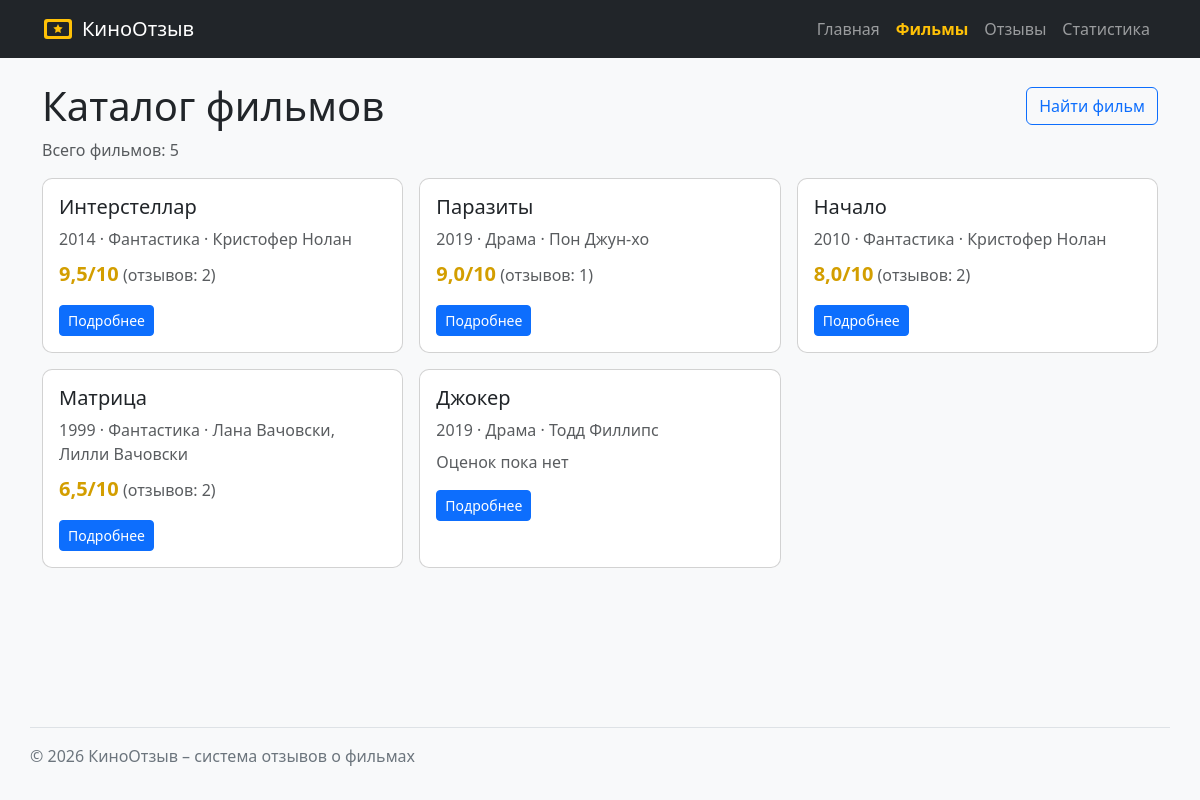
Page /movies/ on the committed database.
### catalog/views.py (the view)
# urls.py: path("", views.movie_list, name="list"),
def movie_list(request: HttpRequest) -> HttpResponse:
    context = {
        "movies": fetch_all(MOVIE_LIST_SQL),
    }
    return render(request, "catalog/movie_list.html", context)

### db/database.py (called while the page is built)
def get_connection(db_path: Path | str | None = None) -> sqlite3.Connection:
    conn = sqlite3.connect(db_path or DB_PATH)
    conn.row_factory = sqlite3.Row
    conn.execute("PRAGMA foreign_keys = ON")
    return conn

def fetch_all(sql: str, params: tuple | list = ()) -> list[sqlite3.Row]:
    conn = get_connection()
    try:
        return conn.execute(sql, params).fetchall()
    finally:
        conn.close()

### catalog/templates/catalog/movie_list.html (shortened to what this page needs)
{% extends "base.html" %}
{% block content %}
  <div class="d-flex flex-wrap justify-content-between align-items-center mb-2">
    <h1 class="mb-0">Каталог фильмов</h1>
    <a href="{% url 'catalog:search' %}" class="btn btn-outline-primary">Найти фильм</a>
  </div>
  <p class="text-muted">Всего фильмов: {{ movies|length }}</p>
  <div class="row g-3">
    {% for movie in movies %}
      <div class="col-md-6 col-lg-4">
        {% include "catalog/includes/movie_card.html" %}
      </div>
    {% empty %}
      <p>Фильмы не найдены.</p>
    {% endfor %}
  </div>
{% endblock %}

### templates/base.html (shortened to what this page needs)
{% load static %}
<!DOCTYPE html>
<html lang="ru">
<head>
  <link
    rel="stylesheet"
    href="https://cdn.jsdelivr.net/npm/bootstrap@5.3.3/dist/css/bootstrap.min.css"
  >
  <link rel="stylesheet" href="{% static 'homepage/css/style.css' %}">
</head>
<body class="bg-light">
  {% include "includes/navigation.html" %}
  <main class="container py-4">
    {% block content %}
    {% endblock %}
  </main>
  <footer class="site-footer container">
    <p>&copy; <span id="current-year"></span> КиноОтзыв – система отзывов о фильмах</p>
  </footer>
</body>
</html>

### templates/includes/navigation.html
{% load static %}
<nav class="navbar navbar-expand bg-dark navbar-dark site-header">
  <div class="container">
    <a class="navbar-brand d-flex align-items-center" href="{% url 'homepage:index' %}">
      <img
        src="{% static 'homepage/img/logo.svg' %}"
        alt="КиноОтзыв"
        class="site-logo me-2"
      >
      КиноОтзыв
    </a>
    <div class="navbar-nav">
      <a class="nav-link" href="{% url 'homepage:index' %}">Главная</a>
      <a class="nav-link" href="{% url 'catalog:list' %}">Фильмы</a>
      <a class="nav-link" href="{% url 'reviews:list' %}">Отзывы</a>
      <a class="nav-link" href="{% url 'reviews:statistics' %}">Статистика</a>
    </div>
  </div>
</nav>

### catalog/templates/catalog/includes/movie_card.html
<article class="card movie-card h-100">
  <div class="card-body">
    <h2 class="card-title h5">{{ movie.title|default:"Без названия" }}</h2>
    <p class="card-text text-muted mb-2">
      {{ movie.year }} · {{ movie.genre }} · {{ movie.director|default:"режиссёр не указан" }}
    </p>
    <p class="card-text">
      {% if movie.reviews_count %}
        <span class="movie-rating">{{ movie.average_rating|floatformat:1 }}/10</span>
        <span class="text-muted">(отзывов: {{ movie.reviews_count }})</span>
      {% else %}
        <span class="text-muted">Оценок пока нет</span>
      {% endif %}
    </p>
    <a href="{% url 'catalog:detail' movie.id %}" class="btn btn-primary btn-sm">
      Подробнее
    </a>
  </div>
</article>

### homepage/static/homepage/css/style.css (style rules this page uses)
body { display: flex; flex-direction: column; min-height: 100vh; }
main { flex: 1; }
.site-logo { width: 32px; height: 32px; }
.site-header .nav-link.active { color: #ffc107; font-weight: 600; }
.movie-card, .review-card { border-radius: 10px; transition: box-shadow 0.2s ease; }
.movie-rating { font-size: 1.25rem; font-weight: 700; color: #d39e00; }
.site-footer { padding: 1rem 0; color: #6c757d; border-top: 1px solid #dee2e6; }

### rows in the picture
movies: title "Интерстеллар", year "2014", genre "Фантастика", director "Кристофер Нолан", average_rating "9,5", reviews_count "2"
movies: title "Паразиты", year "2019", genre "Драма", director "Пон Джун-хо", average_rating "9,0", reviews_count "1"
movies: title "Начало", year "2010", genre "Фантастика", director "Кристофер Нолан", average_rating "8,0", reviews_count "2"
movies: title "Матрица", year "1999", genre "Фантастика", director "Лана Вачовски, Лилли Вачовски", average_rating "6,5", reviews_count "2"
movies: title "Джокер", year "2019", genre "Драма", director "Тодд Филлипс", shows "Оценок пока нет"

### other values in the picture
{{ movies|length }} "5"
